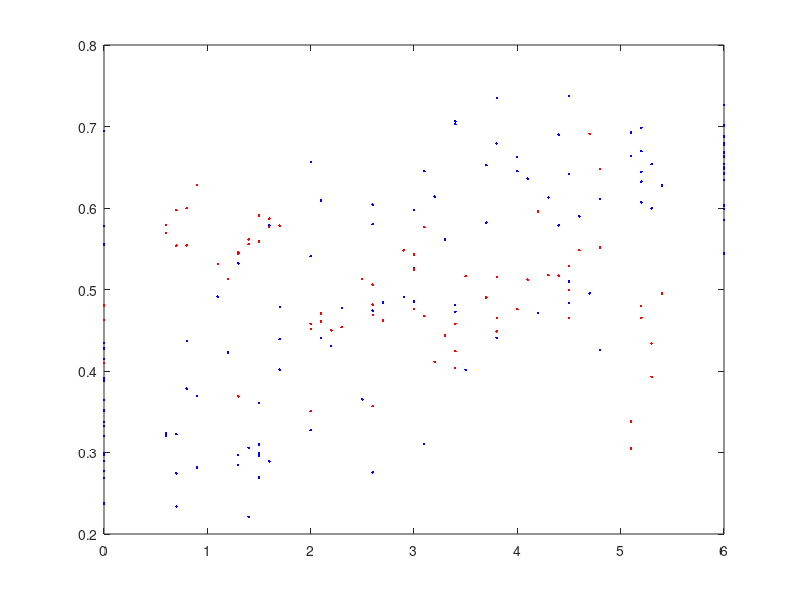

Here is the MATLAB script that generated this plot:
tmp=importdata('1Dx1.txt');
data=tmp.data;

data=data(:,:);

afterdata=[];
ap=5;
kNumber=4;
% index=(find(data(:,2)==0 | data(:,2)==6 )); 
% data(index,:)=[];



% %% PCA
% 
% [coeff,score,latent]=pca(data(:,:));
% 
% p=coeff(:,1);
% u=p';
% z=u*data(:,:)';
% z=z*(-1);
% 
% data=[data(:,1:2),z'];




%% Clustering Fuzzy
 
arr=3:13;

AP=data(:,arr);
[center,U]=fcm(AP,2);

% diff=abs(U(1,:)-U(2,:));
% index=find(diff<0.1);
% 
% data(index,:)=[];
% U(:,index)=[];

plot(data(:,2),U(1,:)','b.');



% 
% tmp1=data(find(U(1,:)'>=0.5 & data(:,2)<=3  ),:);
% tmp2=data(find(U(2,:)'>=0.5 & data(:,2)>=3  ),:);
% 
% tmp=[tmp1;tmp2];
% 
% figure;
% plot(tmp(:,2),tmp(:,4),'.');
% 
% hold on;
% plot(data(:,2),data(:,4),'o');


%%
pppp=data;
x1=find((U(1,:)>0.5)&(data(:,2)'>=3));
x2=find((U(1,:)<0.5)&(data(:,2)'<=3));
index=[x1,x2];

number=length(index);
for i=1:number
    y=pppp(index(i),2);
    rssi=pppp(index(i),3:13);
    smoothindex=find(((pppp(:,2)>=y-0.2 & pppp(:,2)<y) | (pppp(:,2)>y & pppp(:,2)<y+0.2 )) ) ;
    neiboughood=pppp(smoothindex',3:13);
    modification=mean(neiboughood);
    pppp(index(i),3:13)=modification;
end
pppp(find(pppp(:,3:13)==NaN),:)=[];

AP=pppp(:,arr);
[center2,U2]=fcm(AP,2);
hold on;


plot(pppp(:,2),U2(1,:)','r.');




% 
% pppp(index,:)=[];
% U(:,index)=[];
% figure;
% 
% % plot(data(:,2),U(2,:)','o');
% 
% plot(data(:,2),data(:,3),'.');
% hold on;
% plot(pppp(:,2),pppp(:,3),'o');

%% binary division
% x2=find((U(1,:)>0.5)&(data(:,2)'<=3));
% 
% data=data(x2,:);
% [center2,U2]=fcm(data(:,3),2);
% 
% figure;
% plot(data(:,2),U2(1,:)','r.')

% %% Anomaly Detection based on density
% 

% ap=4;
% for y=0:0.2:5.8
%     sub=data((data(:,2)>=y & data(:,2)<(y+0.2)),ap);
% 
%     
%     if length(sub)<=3
%         continue
%     end
%     
%     sub=AnomalyDetectionDensity(sub',3,0.75);
%     number=length(sub);
%     tmp=y*ones(number,1);
%     adding=[tmp,sub'];
%     afterdata=[afterdata;adding];
%    
%     
%     
% end
% hold on;
% plot(afterdata(:,1),afterdata(:,2),'or');







% %% Mean + Interporlation
%  
% afterdata=[];
% for y=0:0.2:5.8
%     sub=data((data(:,2)>=y & data(:,2)<(y+0.2)),ap);
%     
%     ave=mean(sub);
%  
%     
%     adding=[y,ave];
%     afterdata=[afterdata;adding];
%    
%     
%     
% end   
% x=0:0.1:6;
% y1=interp1(afterdata(:,1),afterdata(:,2),x,'spline');
% plot(x,y1);
% 
%















% %% Sampling Process Simulation
% 
% obsNumber=length(data(:,1));
% 
% for i=1:obsNumber
%     x=data(i,2);
%     y=data(i,3);
%     
%     plot(x,y,'.');
%     axis([0,6,-80,-45]);
%     
%     hold on;
%     i
%     pause;
% end